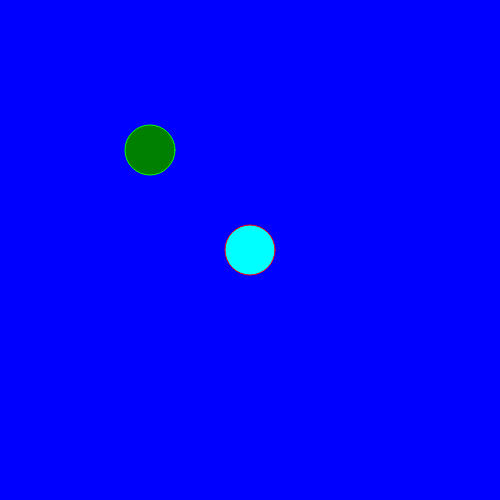
Frame 1 (no input)
Frame 60 (no input): identical to frame 1, image omitted
Frame 120 (the mouse pressed at the canvas centre since frame 60): identical to frame 1, image omitted

The p5.js sketch that drew this single still picture (run headless with seeded random() and noise() and a simulated clock; from frame 60 on, the mouse is pressed at the canvas centre):

// p5.js sketch
// ── sketch.js
function setup() {
  // put setup code here

  createCanvas(500,500); //creates canvas with size of 500x500px
  background("green"); //background color + double quoation marks with name of color inside
  background("LemonChiffon"); //background color + double quoation marks with name of color inside
  background(127); //Medium Gray Color, gray scale goes from 0-255, 0 is white, 255 is black, no quotation marks needed for numerals
  background(255,127) //white background with about 50% opacity
  background(0);//black
  background(255);// white
  background(255,127)//white with 50% opacity
  colorMode(HSB)//sets color mode to HSB
  background(255,204,100);//colormode now in HSB, gives you a blue color
  colorMode(RGB)//sets color mode back to RGB
  background(255,204,100);//now in RGB, same numbers gives you yell
  background("#FFFACD");//Hexcode for LemonChiffon
  background(255,0,0);//red
  background(0,255,0);//green
  background(0,0,255);//blue

  fill("cyan");
  stroke(255,0,0);
  ellipse(250,250,50,50);

  fill("green");
  stroke(0,255,0);
  ellipse(150,150,50,50);

}

function draw() {
  // put drawing code here

}
